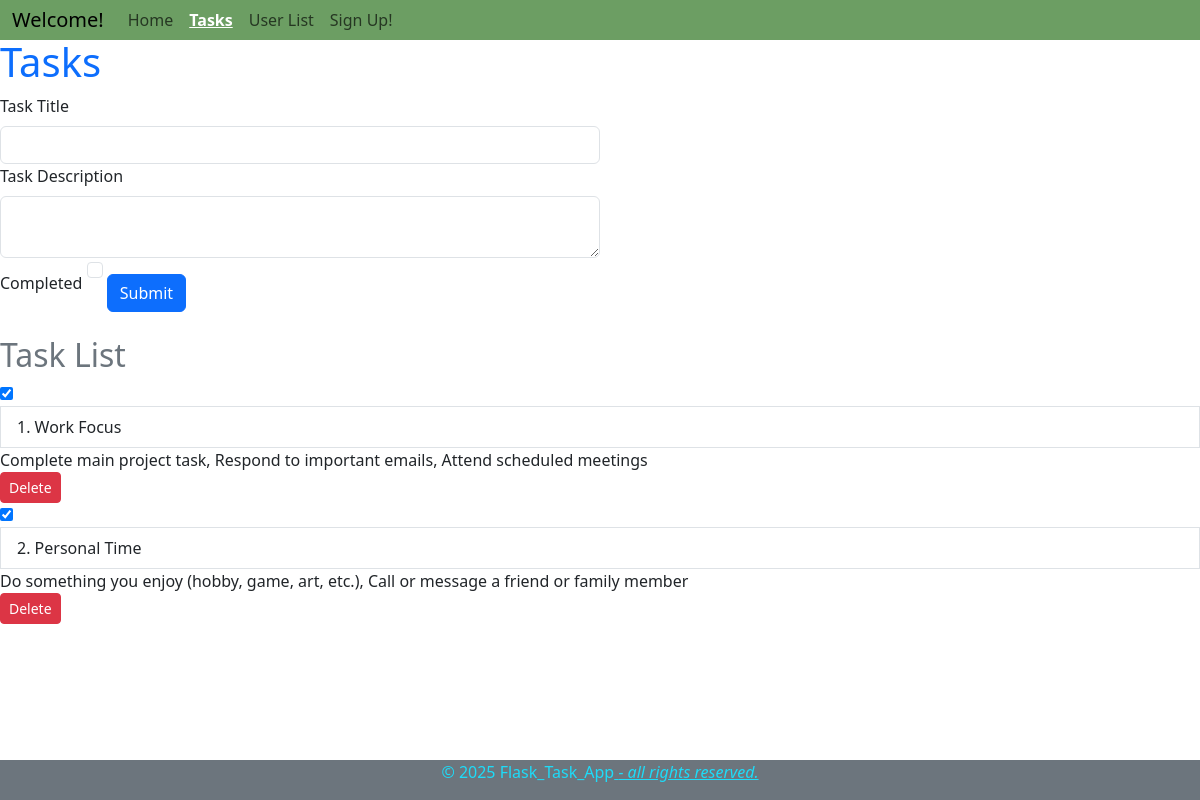
/tasks, run on an earlier commit of the app's database.
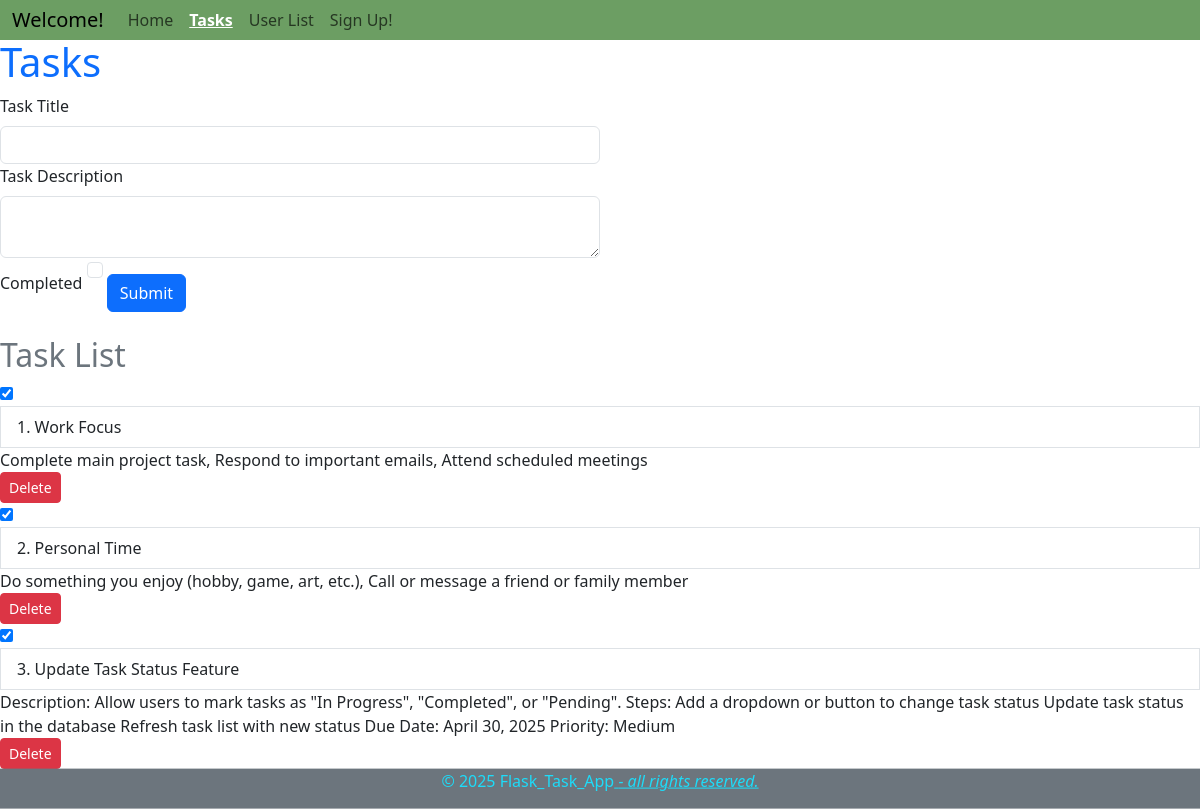
And on a later commit of the database.
### app/models.py (models this page shows, shortened)
class Task(db.Model):
    task_id = db.Column(db.Integer, primary_key=True)
    title = db.Column(db.String(100), nullable=False)
    description = db.Column(db.Text, nullable=False)
    completed = db.Column(db.Boolean, default=False)
    user_id = db.Column(db.Integer, db.ForeignKey('user.user_id'), nullable=False)

### app/routes.py (the view, shortened to what this page needs)
@app.route('/tasks', methods=['GET', 'POST'])
def tasks():
    form = TaskForm()
    tasks = Task.query.all()
    return render_template('tasks.html', title='Tasks', task_form=form, tasks=tasks)

### app/forms.py
class TaskForm(FlaskForm):
   title = StringField('Task Title')
   description = TextAreaField('Task Description')
   completed = BooleanField('Completed')
   submit = SubmitField('Submit')

### app/templates/tasks.html (shortened to what this page needs)
{% extends "base.html" %}
{% block content %}
<h1 class="text-primary">{% if edith_mode %} Edith Tasks {% else %} Tasks {% endif %}</h1>
<form action="{% if edith_mode %} {{ url_for('edith_task', task_id = request.view_args.task_id) }} {% else %} {{ url_for('tasks') }} {% endif %}" method="post">
    {{ task_form.title.label(class="form-label") }}
    {{ task_form.title(class="form-control w-50") }}
    {{ task_form.description.label(class="form-label") }}
    {{ task_form.description(class="form-control w-50") }}
    {{ task_form.completed.label(class="form-check-label") }}
    {{ task_form.completed(class="form-check-input") }}
    {{ task_form.submit(class="btn btn-primary mt-3") }}
</form>
<h2 class="text-secondary mt-4">Task List</h2>
<div class="list-group">
    {% for task in tasks %}
    <form action="{{ url_for('toggle_task', task_id=task.task_id) }}" method="post" style="display: inline;">
        <input type="checkbox"
            {% if task.completed %} checked {% endif %}
            onchange="this.form.submit()"
            id="task-{{ task.task_id }}"
            title="Mark task as completed">
    </form>
    <label for="task-{{ task.task_id }}" class="list-group-item">
        {{ loop.index }}. {{ task.title }}
    </label>
    <span>{{ task.description }}</span>
    <form action="{{ url_for('delete_task', task_id=task.task_id) }}" method="post" onsubmit="return confirm('Are you sure you want to delete this task?');" style="display: inline;">
        <button type="submit" class="btn btn-danger btn-sm">Delete</button>
    </form>
    {% endfor %}
</div>
{% endblock %}

### app/templates/base.html (shortened to what this page needs)
<!DOCTYPE html>
<html lang="en">
<head>
    <link href="https://cdn.jsdelivr.net/npm/bootstrap@5.3.5/dist/css/bootstrap.min.css" rel="stylesheet">
</head>
</head>
<body>
    <nav class="navbar navbar-expand-sm bg-body-tertiary sticky-top p-0">
        <div class="container-fluid" style="background-color: rgb(108, 158, 99);">
            <a class="navbar-brand" href="#">Welcome!</a>
            <div class="collapse navbar-collapse" id="navbarNavAltMarkup">
                <div class="navbar-nav">
                    <a class="nav-link {% if request.endpoint == 'home' %}active{% endif %}" href="{{ url_for('home') }}">Home</a>
                    <a class="nav-link {% if request.endpoint == 'tasks' %}active{% endif %}" href="{{ url_for('tasks') }}">Tasks</a>
                    <a class="nav-link {% if request.endpoint == 'user_list' %}active{% endif %}" href="{{ url_for('user_list') }}">User List</a>
                    <a class="nav-link {% if request.endpoint == 'users' %}active{% endif %}" href="{{ url_for('users') }}">Sign Up!</a>
                </div>
            </div>
        </div>
    </nav>
    {% block content %}
    {% endblock %}
</body>
<footer class="bg-secondary color-rgp text-white text-center py-0 mt-auto position-sticky bottom-0">
    <p style="color: rgb(29, 220, 249);">&copy; 2025 Flask_Task_App<i class="text-decoration-underline"> - all rights reserved.</i></p></footer>
</html>

### app/templates/base.html (style rules this page uses)
html, body { height: 100%; }
body { display: flex; flex-direction: column; }
nav { flex-grow: 0; margin-top: -2px; padding: 0.5rem 0; }
.navbar-nav .nav-link.active { text-decoration: underline; font-weight: bold; color: white !important; }

What changed in the data, as far as the page shows it:
added Task: completed "☑", title "Update Task Status Feature", description "Description: Allow users to mark tasks as \"In Progress\", \"Completed\", or \"Pending\". Steps: Add a dropdown or button to change task status Update task status in the database Refresh task list with new status Due Date: April 30, 2025 Priority: Medium"
